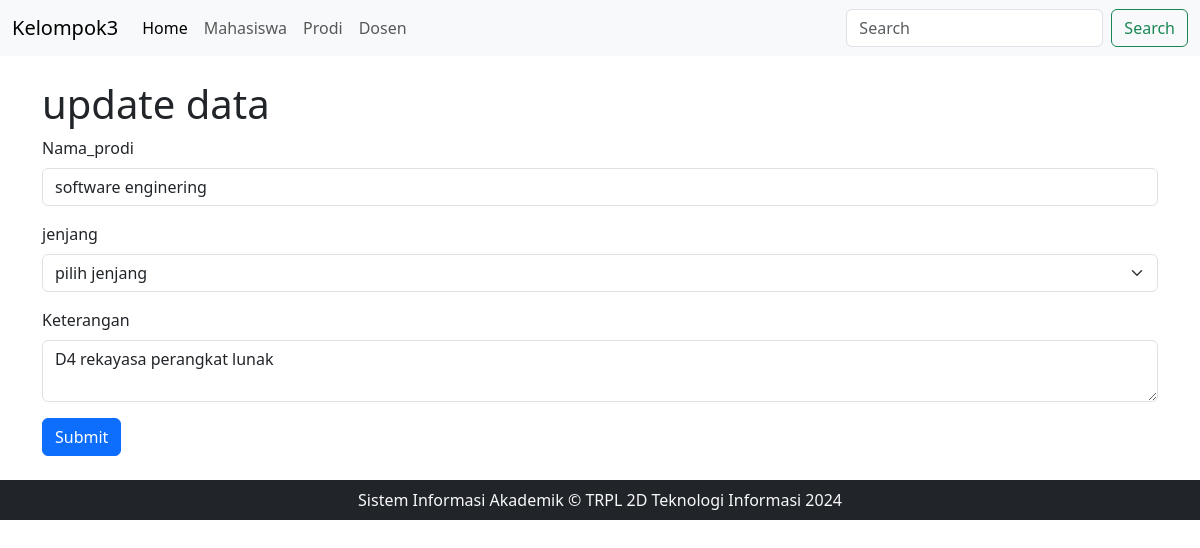
The page /index.php?page=prodi&aksi=edit&id_p=23 on the database its author committed.
### tables this page shows
CREATE TABLE `prodi` (
  `id_p` int(11) NOT NULL,
  `nama_prodi` varchar(50) NOT NULL,
  `jenjang` enum('D2','D3','D4','S1','S2') NOT NULL,
  `keterangan` varchar(64) NOT NULL
);

### src/prodi.php (the view, shortened to what this page needs)
<?php
    require "koneksi.php";
    $aksi = isset($_GET['aksi']) ? $_GET['aksi'] : 'read';
    switch($aksi) {
?>
<?php
        case 'edit':
?>
<h1>update data</h1>
<?php
    $id_p = $_GET['id_p'];
    $query = mysqli_query($db,"SELECT * FROM prodi WHERE id_p = '$id_p'");
    $row = mysqli_fetch_array($query);
?>
    <form action="proses_prodi.php?proses=edit" method="POST">
    <div class="mb-3">
        <label for="nama_prodi" class="form-label">Nama_prodi</label>
        <input type="text" class="form-control" id="nama_prodi" name="nama_prodi" value="<?= $row['nama_prodi']?>" required >
    </div>
    <div class = "mb-3">
        <label for = "jenjang" class = "form-label">jenjang</label>
        <select name = "jenjang" id = "jejang" class = "form-select" required >
            <option value = "">pilih jenjang</option>
        </select>
    </div>
    <div class="mb-3">
        <label for="keterangan" class="form-label">Keterangan</label>
        <textarea name="keterangan" class="form-control" id="keterangan" required><?= $row['keterangan']?></textarea>
    </div>
    <button type="submit" name="submit" value="edit" class="btn btn-primary">Submit</button>
</form>
<?php
        break;
    }
?>

### rows shown on the page
prodi: nama_prodi "software enginering", keterangan "D4 rekayasa perangkat lunak"
